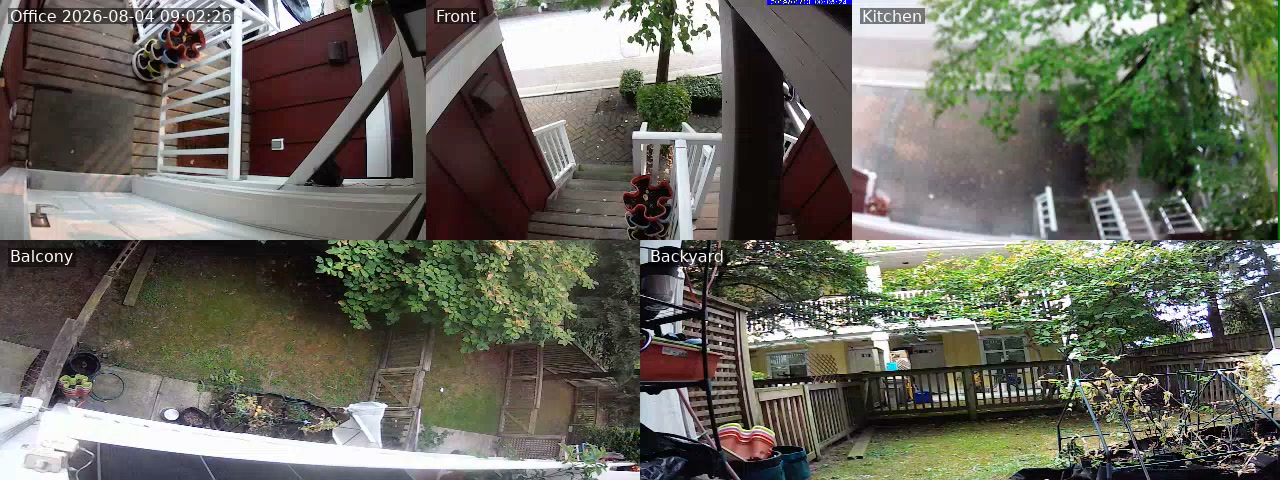
#> input picture extracted_910am/09_08_34_v2837094777_f12.jpg, 1280 x 480 px; its folder holds 4 pictures in this run
$ python crop_front_series.py
#> lines starting #> are read from the running program, lines starting #| are printed output that depends on the picture
import cv2
import glob
import os

os.makedirs("front_car_series", exist_ok=True)
files = sorted(glob.glob("extracted_910am/*_f*.jpg"))

for f in files:
    base = os.path.basename(f)
    if "crop" in base: continue
    img = cv2.imread(f)
#> img is the input picture: shape (480, 1280, 3); mean B, G, R 93.8, 105.3, 105.2
    h, w = img.shape[:2]
#> h = 480; w = 1280
    # Front is top middle: [0:h//2, w//3: 2*w//3]
    w3 = w // 3
#> w3 = 426
    h2 = h // 2
#> h2 = 240
    front = img[0:h2, w3:2*w3]
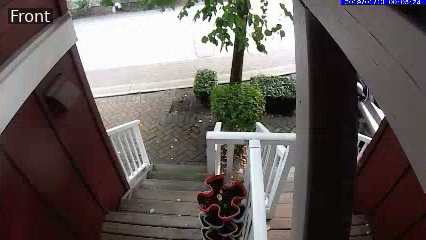
#> front: shape (240, 426, 3); mean B, G, R 89.1, 92.1, 100.1

    # Save the front crop
    out = os.path.join("front_car_series", f"front_{base}")
    cv2.imwrite(out, front)
#> pass 2 of the loop `for f in files:`:
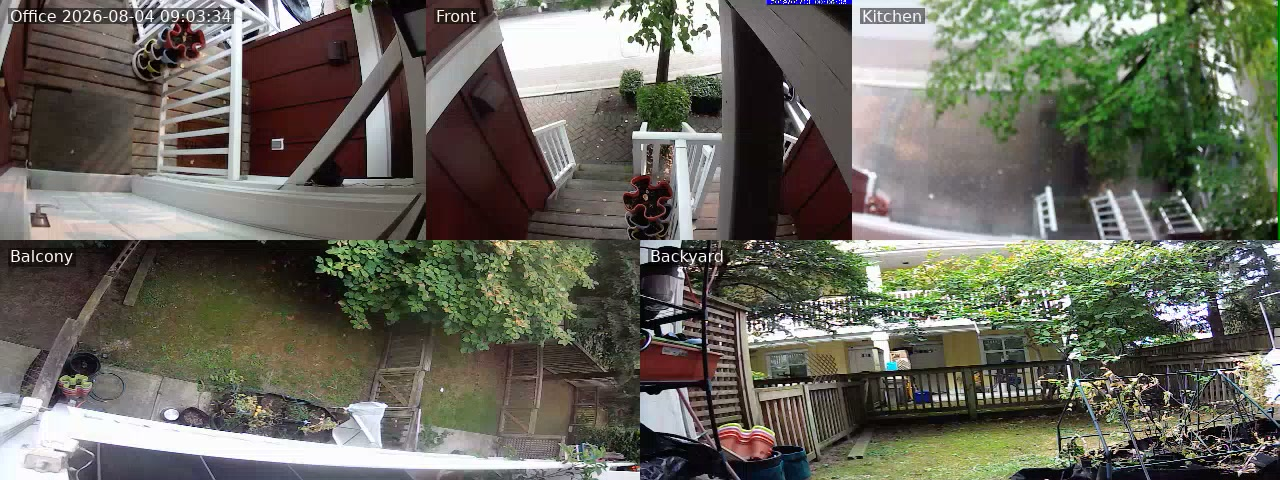
#> input picture extracted_910am/09_08_34_v2837094777_f19.jpg, 1280 x 480 px
#> img is the input picture: shape (480, 1280, 3); mean B, G, R 93.6, 105.3, 105.6
#> `front = img[0:h2, w3:2*w3]`:
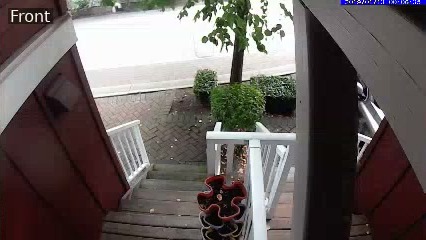
#> front: shape (240, 426, 3); mean B, G, R 91.4, 93.9, 101.8
#> pass 3 of the loop `for f in files:`:
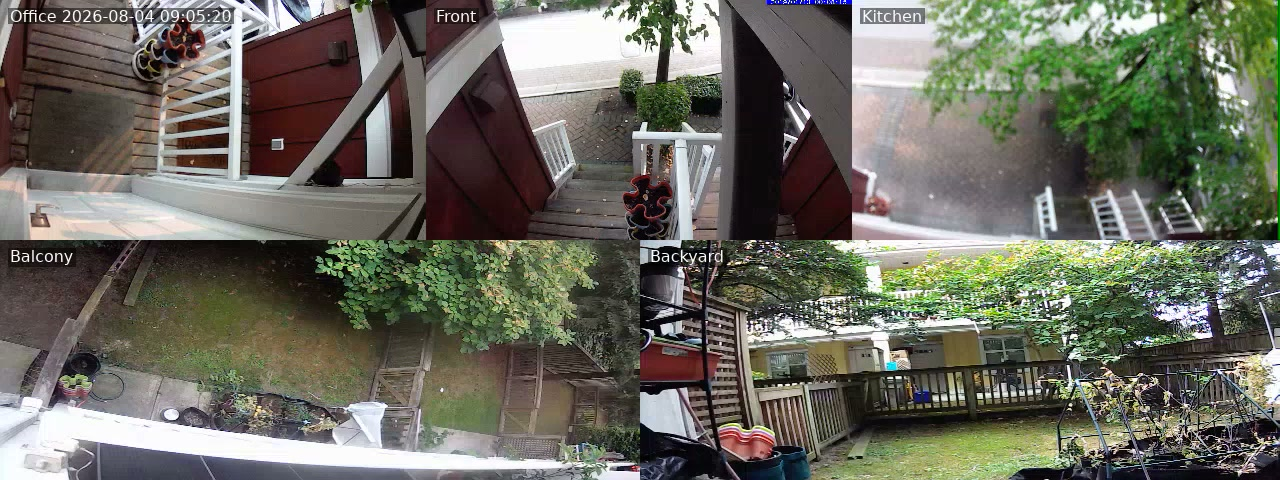
#> input picture extracted_910am/09_08_34_v2837094777_f27.jpg, 1280 x 480 px
#> img is the input picture: shape (480, 1280, 3); mean B, G, R 95.7, 107.4, 107.4
#> `front = img[0:h2, w3:2*w3]`:
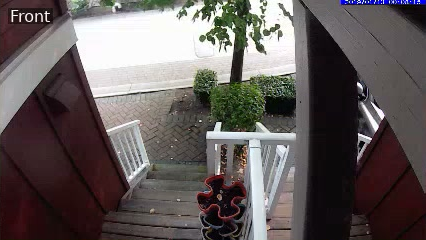
#> front: shape (240, 426, 3); mean B, G, R 90.3, 91.2, 98.7
#> the loop made 4 passes; the first 3 are shown

print("Saved all front camera series.")
